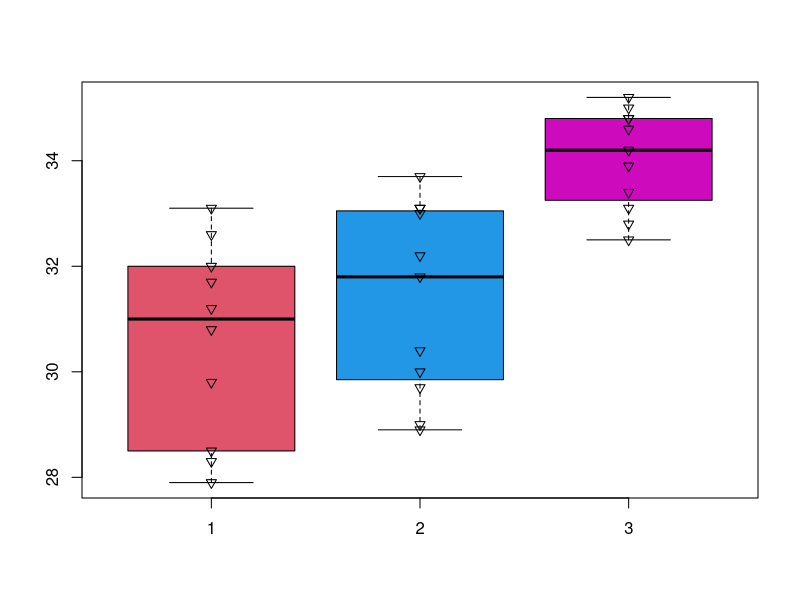
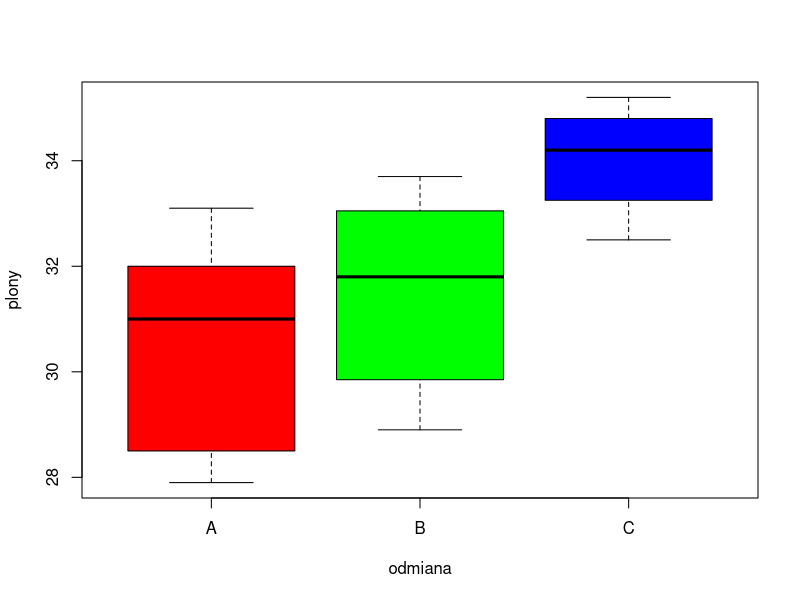
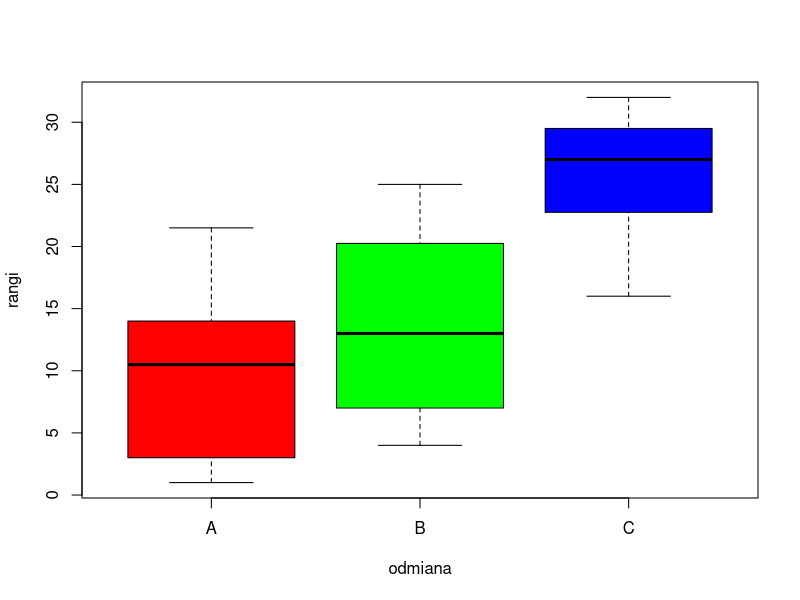

Write the R code that produced these figures, in order.
n1 <- c(30.8, 32.6, 31.7, 33.1, 31.2, 28.3, 29.8, 32.0, 27.9, 28.5)
n2 <- c(33.1, 31.8, 29.7, 29.0, 32.2, 33.1, 33.7, 30.4, 33.0, 28.9, 30.0)
n3 <- c(32.5, 34.8, 34.6, 35.2, 33.4, 33.1, 32.8, 35.0, 34.2, 34.8, 33.9)

# H0: rozkłady plonów dla każdego typu nawozu sa jednakowe (kruskal test)

test <- kruskal.test(list(n1, n2, n3))
test
# p-value < 0.05 - H0 jest odrzucona. Rozkład wśród nawozów nie jest jednakowy

boxplot(list(n1, n2, n3), col = c(2, 4, 6))
stripchart(list(n1, n2, n3), pch = 6, add = TRUE, vertical = TRUE)

#- Przykład tworzenia rangi ----------------------------------------------------
a <- c(1, 2, 3)
b <- c(1, 4, 3, 5)
d <- c(2, 3, 4)

m <- c(a, b, d)

rank(m)
sort(rank(m))
mean(rank(m))

mean(rank(a))
mean(rank(b))
mean(rank(d))
#-------------------------------------------------------------------------------

lista <- list(A = n1, B = n2, C = n3)
r1 <- stack(lista) # tworzy ramkę danych
r1
colnames(r1) <- c("plony", "odmiana")
View(r1)

r1$rangi <- rank(r1$plony)
head(r1)

boxplot(plony ~ odmiana, col = rainbow(3), data = r1)
boxplot(rangi ~ odmiana, col = rainbow(3), data = r1)

aggregate(plony ~ odmiana, FUN = mean, data = r1)
aggregate(rangi ~ odmiana, FUN = mean, data = r1)

# NOTE:
# test kruskala - jeśli trzeba porównać kilka zbiorów próbek pod względem
# podobieństwa rozkładu
# liczenie rangi
